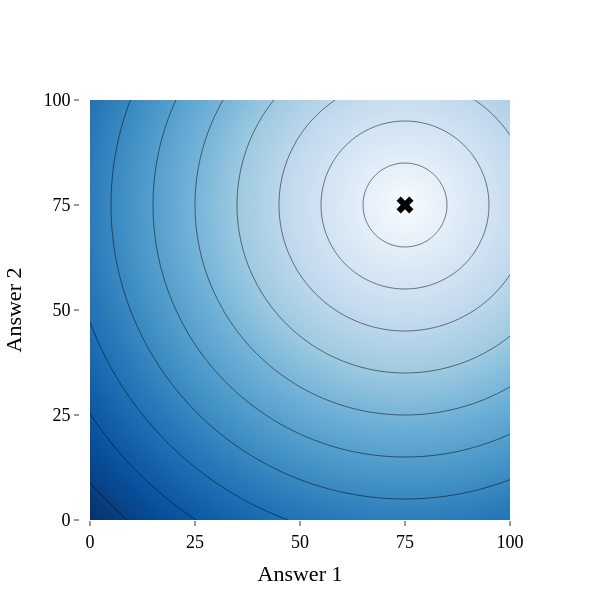
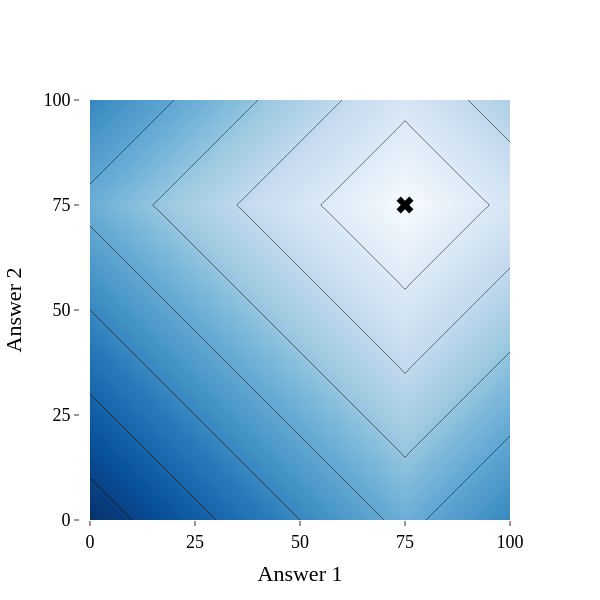

These figures' notebook cell, in order:
### Code cell
#figure_width = 400
figure_width = 600


for distance_method in [m for m in EVAL_DISTANCE_METHODS if 'DM' not in m]:

    # CALCULATE

    # define grid
    resolution = 101 if distance_method not in ['AC'] else 21
    x_values = np.linspace(0, 100, resolution)
    y_values = np.linspace(0, 100, resolution)
    points = np.stack(np.meshgrid(x_values, y_values), axis=-1).reshape(-1, 2)

    # define origin
    origin_point = np.array([50, 50]) if distance_method in ['mahalanobis_unweighted'] else np.array([75, 75])
    origin_weights = np.array([1, 1])
    max_dist = np.sqrt(((100*origin_weights)**2).sum())

    # compute sample candidates for mahalanobis
    rng = np.random.default_rng(seed=0)
    covariance_matrix = np.array(
        [
            [50, 100], 
            [100, 50]
        ]
    )
    samples = rng.multivariate_normal(mean=[50, 50], cov=covariance_matrix, size=300)

    # compute distances from origin to grid points
    distances = np.array([calculate_distances(origin_point, point, origin_weights, distance_method=distance_method, inv_covariance_matrix=np.linalg.inv(np.cov(samples, rowvar=False))) for point in points]).ravel()

    # define plotting dataframe
    df_display = pd.DataFrame({'x': points[:, 0], 'y': points[:, 1], 'Distance': distances})
    df_display['Matching'] = 100*(1-(df_display['Distance']/max_dist))
    df_display_sample = pd.DataFrame({'x': samples[:, 0], 'y': samples[:, 1]})

    # PLOT

    # Add contour lines
    fig= go.Figure(go.Contour(
        z=df_display['Distance'].values.reshape(-1, len(df_display['x'].unique())),
        x=df_display['x'].unique(),
        y=df_display['y'].unique(),
        colorscale='Blues',
        #colorscale='Oranges',
        contours=dict(coloring='heatmap'),
        showscale=False,
    ))

    if distance_method in ['mahalanobis_unweighted']:
        # plot candidate samples
        fig.add_traces(px.scatter(df_display_sample, x='x', y='y', color_discrete_sequence=['grey']).update_traces(marker_size=3).data)
    
    # add origin_point
    fig.add_trace(go.Scatter(
            x=[origin_point[0]],
            y=[origin_point[1]],
            mode='markers',
            marker=dict(
                size=15,
                color='black',
                opacity=1,
                symbol='x',
            ),
            name='Origin Point',
            showlegend=False,
        ))
    
    # Update layout with a fixed aspect ratio of 1:1 and the specified width
    fig.update_layout(
        xaxis_title='Answer 1', 
        yaxis_title='Answer 2',
        xaxis=dict(
            scaleanchor="y",
            scaleratio=1,
            tickvals=[0, 25, 50, 75, 100],  # Only show ticks at these values
        ),
        yaxis=dict(
            scaleanchor="x",
            scaleratio=1,
            tickvals=[0, 25, 50, 75, 100],  # Only show ticks at these values
        ),
        legend=dict(
            title='Distance',  # Add legend title
        ),
        width=figure_width,  # Set the width
        autosize=False,      # Disable autosizing
        height=figure_width,  # Set the height to be the same as the width for a 1:1 aspect ratio
        title=None,
        template='ggplot2',
        plot_bgcolor='white',
        font=dict(
                family="Times",  # Set the font family (optional)
                size=18,        # Set the font size for all text elements
                color="black"   # Set the font color (optional)
            )
    )

    fig.show()

    save_paper_figure(fig, f'{distance_method}_distance_visualization_times_blues_report', height=figure_width, width=figure_width, font_size=22, font_family='Times', margin_t=10, margin_r=20)

### Figure 1 — Plotly figure (JSON) as saved in the notebook; plotly's stock layout.template omitted (floating-point values rounded to 4 significant figures; data arrays with more than 128 entries replaced by an {"elided": "..."} marker saying what was removed)
{"data": [{"autocontour": true, "colorscale": [[0, "rgb(247,251,255)"], [0.125, "rgb(222,235,247)"], [0.25, "rgb(198,219,239)"], [0.375, "rgb(158,202,225)"], [0.5, "rgb(107,174,214)"], [0.625, "rgb(66,146,198)"], [0.75, "rgb(33,113,181)"], [0.875, "rgb(8,81,156)"], [1, "rgb(8,48,107)"]], "contours": {"coloring": "heatmap", "end": 100, "size": 10, "start": 10}, "showscale": false, "type": "contour", "x": [0, 1, 2, 3, 4, 5, 6, 7, 8, 9, 10, 11, 12, 13, 14, 15, 16, 17, 18, 19, 20, 21, 22, 23, 24, 25, 26, 27, 28, 29, 30, 31, 32, 33, 34, 35, 36, 37, 38, 39, 40, 41, 42, 43, 44, 45, 46, 47, 48, 49, 50, 51, 52, 53, 54, 55, 56, 57, 58, 59, 60, 61, 62, 63, 64, 65, 66, 67, 68, 69, 70, 71, 72, 73, 74, 75, 76, 77, 78, 79, 80, 81, 82, 83, 84, 85, 86, 87, 88, 89, 90, 91, 92, 93, 94, 95, 96, 97, 98, 99, 100], "y": [0, 1, 2, 3, 4, 5, 6, 7, 8, 9, 10, 11, 12, 13, 14, 15, 16, 17, 18, 19, 20, 21, 22, 23, 24, 25, 26, 27, 28, 29, 30, 31, 32, 33, 34, 35, 36, 37, 38, 39, 40, 41, 42, 43, 44, 45, 46, 47, 48, 49, 50, 51, 52, 53, 54, 55, 56, 57, 58, 59, 60, 61, 62, 63, 64, 65, 66, 67, 68, 69, 70, 71, 72, 73, 74, 75, 76, 77, 78, 79, 80, 81, 82, 83, 84, 85, 86, 87, 88, 89, 90, 91, 92, 93, 94, 95, 96, 97, 98, 99, 100], "z": {"elided": "101x101 float values"}}, {"marker": {"color": "black", "opacity": 1, "size": 15, "symbol": "x"}, "mode": "markers", "name": "Origin Point", "showlegend": false, "type": "scatter", "x": [75], "y": [75]}], "layout": {"autosize": false, "font": {"color": "black", "family": "Times", "size": 18}, "height": 600, "legend": {"title": {"text": "Distance"}}, "plot_bgcolor": "white", "title": {}, "width": 600, "xaxis": {"autorange": true, "domain": [0, 1], "range": [-2.381, 102.4], "scaleanchor": "y", "scaleratio": 1, "tickvals": [0, 25, 50, 75, 100], "title": {"text": "Answer 1"}, "type": "linear"}, "yaxis": {"autorange": true, "domain": [0, 1], "range": [0, 100], "scaleanchor": "x", "scaleratio": 1, "tickvals": [0, 25, 50, 75, 100], "title": {"text": "Answer 2"}, "type": "linear"}}}

### Figure 2 — Plotly figure (JSON) as saved in the notebook; plotly's stock layout.template omitted (floating-point values rounded to 4 significant figures; data arrays with more than 128 entries replaced by an {"elided": "..."} marker saying what was removed)
{"data": [{"autocontour": true, "colorscale": [[0, "rgb(247,251,255)"], [0.125, "rgb(222,235,247)"], [0.25, "rgb(198,219,239)"], [0.375, "rgb(158,202,225)"], [0.5, "rgb(107,174,214)"], [0.625, "rgb(66,146,198)"], [0.75, "rgb(33,113,181)"], [0.875, "rgb(8,81,156)"], [1, "rgb(8,48,107)"]], "contours": {"coloring": "heatmap", "end": 140, "size": 20, "start": 20}, "showscale": false, "type": "contour", "x": [0, 1, 2, 3, 4, 5, 6, 7, 8, 9, 10, 11, 12, 13, 14, 15, 16, 17, 18, 19, 20, 21, 22, 23, 24, 25, 26, 27, 28, 29, 30, 31, 32, 33, 34, 35, 36, 37, 38, 39, 40, 41, 42, 43, 44, 45, 46, 47, 48, 49, 50, 51, 52, 53, 54, 55, 56, 57, 58, 59, 60, 61, 62, 63, 64, 65, 66, 67, 68, 69, 70, 71, 72, 73, 74, 75, 76, 77, 78, 79, 80, 81, 82, 83, 84, 85, 86, 87, 88, 89, 90, 91, 92, 93, 94, 95, 96, 97, 98, 99, 100], "y": [0, 1, 2, 3, 4, 5, 6, 7, 8, 9, 10, 11, 12, 13, 14, 15, 16, 17, 18, 19, 20, 21, 22, 23, 24, 25, 26, 27, 28, 29, 30, 31, 32, 33, 34, 35, 36, 37, 38, 39, 40, 41, 42, 43, 44, 45, 46, 47, 48, 49, 50, 51, 52, 53, 54, 55, 56, 57, 58, 59, 60, 61, 62, 63, 64, 65, 66, 67, 68, 69, 70, 71, 72, 73, 74, 75, 76, 77, 78, 79, 80, 81, 82, 83, 84, 85, 86, 87, 88, 89, 90, 91, 92, 93, 94, 95, 96, 97, 98, 99, 100], "z": {"elided": "101x101 int values"}}, {"marker": {"color": "black", "opacity": 1, "size": 15, "symbol": "x"}, "mode": "markers", "name": "Origin Point", "showlegend": false, "type": "scatter", "x": [75], "y": [75]}], "layout": {"autosize": false, "font": {"color": "black", "family": "Times", "size": 18}, "height": 600, "legend": {"title": {"text": "Distance"}}, "plot_bgcolor": "white", "title": {}, "width": 600, "xaxis": {"autorange": true, "domain": [0, 1], "range": [-2.381, 102.4], "scaleanchor": "y", "scaleratio": 1, "tickvals": [0, 25, 50, 75, 100], "title": {"text": "Answer 1"}, "type": "linear"}, "yaxis": {"autorange": true, "domain": [0, 1], "range": [0, 100], "scaleanchor": "x", "scaleratio": 1, "tickvals": [0, 25, 50, 75, 100], "title": {"text": "Answer 2"}, "type": "linear"}}}
